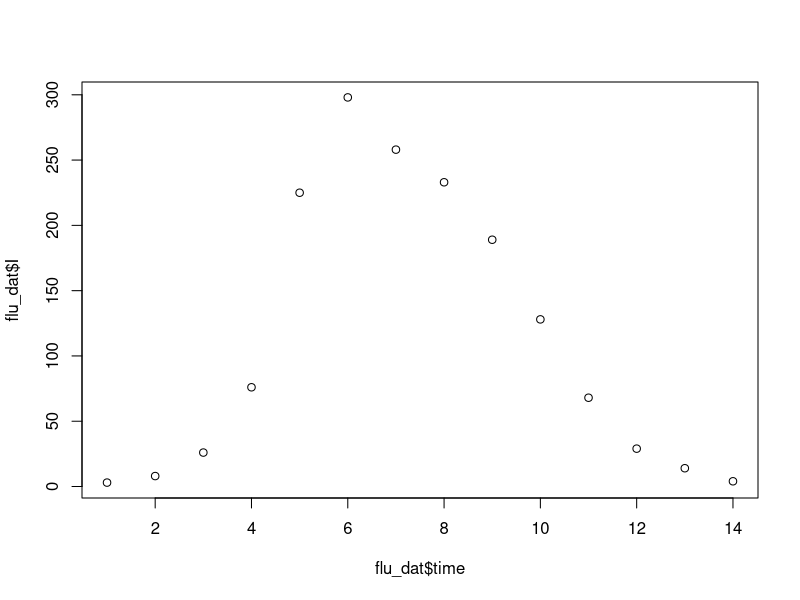
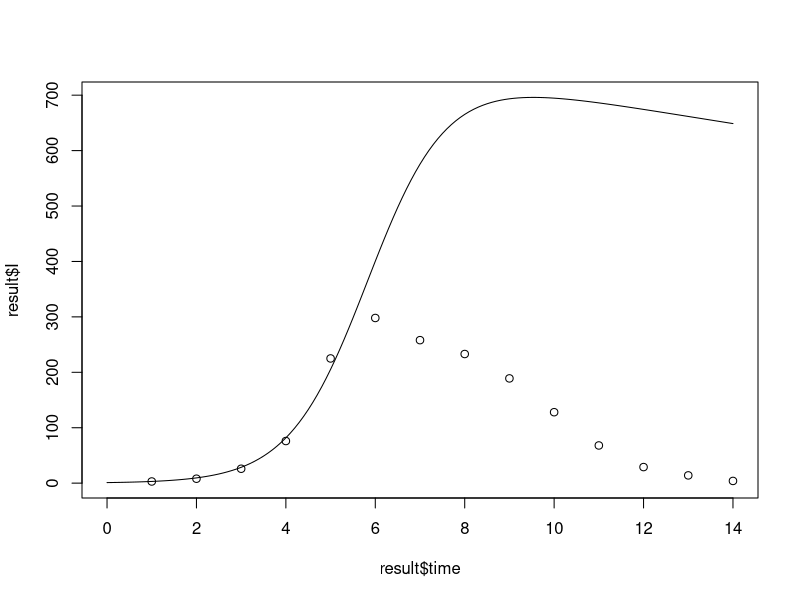

The R source for these figures, in order:
# Part 1: write your own median function

# create some data:
## (you can do this however you like, but here is code to generate 10 random numbers with a mean of 5)
my_numbers <- rnorm(10, mean = 5, sd = 5)
my_numbers <- round(my_numbers)

# create your median function!



# examine the actual median function:
median # suggests there are multiple methods for this function
median.default


# Part 2: write a function to compute the SSQ of an SIR model, 
# by completing the code given

# you need:

install.packages(deSolve)
require(deSolve)

# SIR function code:
# this function will be an argument in ode()

SIR_fn <- function(time, state, parameters) {
  
  with(as.list(c(state, parameters)), {
    N  <- S+I+R
    
    dS <- -beta*S*I/N
    dI <- beta*S*I/N-gamma*I
    dR <- gamma*I
    
    return(list(c(dS, dI, dR)))
    
  })
  
}



# data:
# data that you are trying to fit your model to
# flu observations over 14 days, plus initial number of 
# susceptible and infected (and recovered) people 
# (example is from a real outbreak in a boarding school)
flu_dat <- data.frame(  time = c(1:14)
                      , I = c(3, 8, 26, 76, 225, 298, 258, 233, 189, 128, 68, 29, 14, 4))                        
initial_state_values <- c(S = 762, I = 1, R = 0)   

plot(flu_dat$time, flu_dat$I)

# this is the vector of timepoints that you run your SIR model for
times <- seq(from = 0, to = 14, by = 0.1) 


#Pre-written code using ode() to solve the SIR model equations
# and store in a data frame "result"

# to run this, you'll need some parameters  
parameters <- c(beta = 1.15, gamma = 0.02)

# why do we specify the parameters like this?
?optim

require(deSolve)
result <- as.data.frame(ode(  y = initial_state_values      # named vector of initial state values
                              , times = times                     # vector of times
                              ,  func = SIR_fn                    # your predefined SIR function
                              , parms = parameters)     # beta and gamma, which go into the SIR function
)
# the parameters, beta and gamma, can be given when you run this first to see what it does
# when you have your SSQ function, you will pass them in when you run the SSQ function

plot(result$I ~ result$time, type = "l")
points(flu_dat$time, flu_dat$I)


## what do you need to do to write your SSQ function?
# skeleton code:

SIR_SSQ <- function(ARGUMENTS) {

  # model code

  # SSQ code

}
